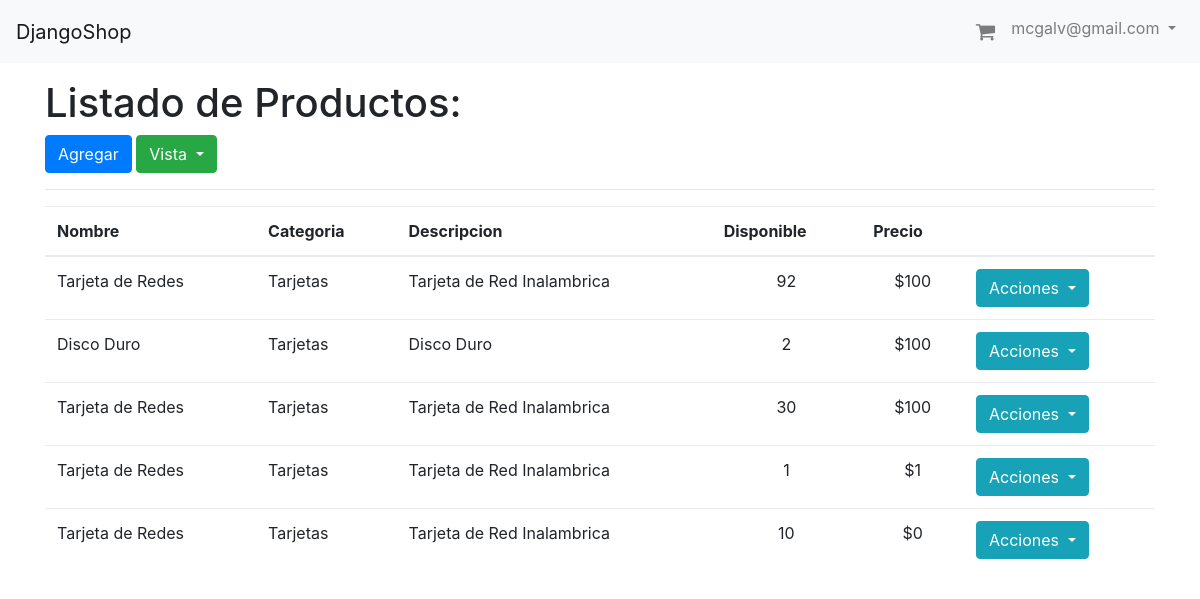
The page /listado (signed in) on the database as committed earlier.
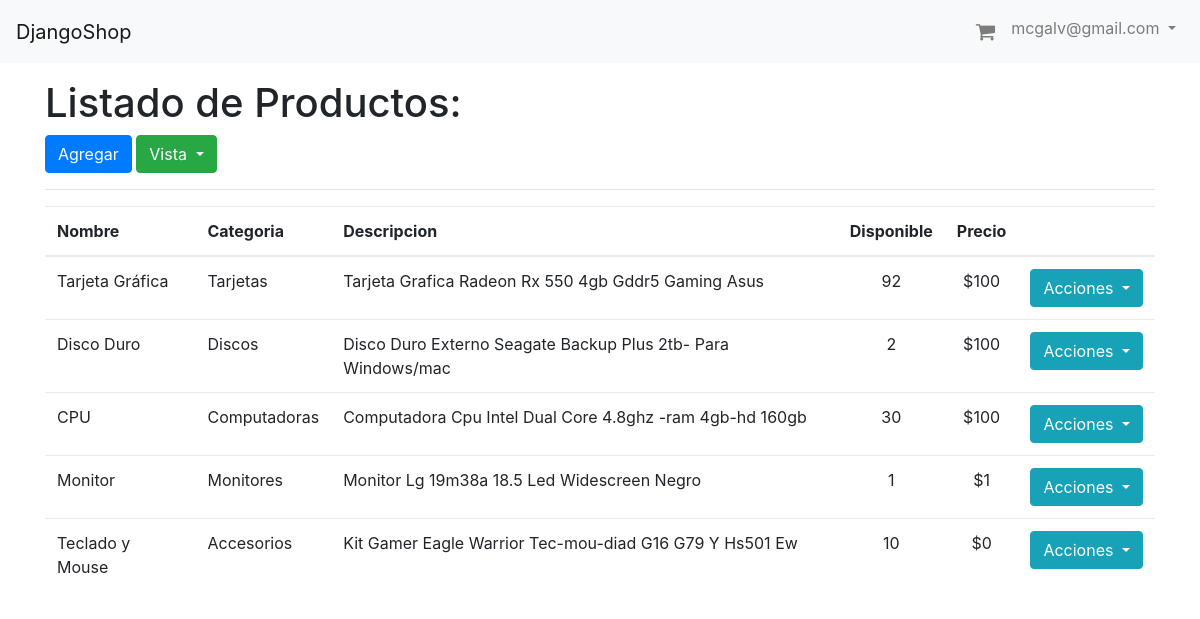
The same page on the database as committed later.
### productos/models.py (models this page shows, shortened)
class Producto(models.Model):
	nombre = models.CharField(max_length=255)
	precio = models.IntegerField(default=0)
	descripcion = models.CharField(max_length=255, default='')
	categoria = models.CharField(max_length=255, default='')
	cantidad = models.IntegerField(default=0)
	imagen = models.ImageField(upload_to='productos/imagenes', blank=True)
	def image_tag(self):
		if not self.imagen:
			return mark_safe('<img src="{}" width="150" height="150" />'.format(self.url()))
		return mark_safe('<a href="{}" target="_blank"><img src="{}" width="150" height="150" /></a>'.format(self.url(), self.url()))
	image_tag.short_description = 'Imagen'

### productos/views.py (the view)
# urls.py: url(r'^listado', views.listado, name="listado"),
@login_required
def listado(request):
	lista_productos = Producto.objects.all()
	data = {
		"lista" : lista_productos
	}
	return render(request, "productos/listado.html", data)

### productos/templates/productos/listado.html (shortened to what this page needs)
{% extends 'base.html' %}
{% block content %}
<div class="container">
<h1>Listado de Productos:</h1>
<div class="row">
	<div class="col">
		<a href="{% url 'nuevo' %}" class="btn btn-primary">Agregar</a>
		<div class="btn-group">
		  <button type="button" class="btn btn-success dropdown-toggle" data-toggle="dropdown" aria-haspopup="true" aria-expanded="false">
		    Vista
		  </button>
		</div>
	</div>
</div>
<hr>
<div class="row">
	<div class="col-12">
		<table class="table">
			<thead>
				<tr>
					<th>Nombre</th>
					<th>Categoria</th>
					<th>Descripcion</th>
					<th>Disponible</th>
					<th>Precio</th>
					<th></th>
				</tr>
			</thead>
			<tbody>
				{% for prod in lista %}
				<tr>
					<td>{{ prod.nombre }}</td>
					<td>{{ prod.categoria }}</td>
					<td>{{ prod.descripcion }}</td>
					<td class="text-center">{{ prod.cantidad }}</td>
					<td class="text-center">${{ prod.precio }} </td>
					<td>
						<div class="dropdown">
						  <button class="btn btn-info dropdown-toggle" type="button" id="dropdownMenuButton" data-toggle="dropdown" aria-haspopup="true" aria-expanded="false">
						    Acciones
						  </button>
						</div>
					</td>
				</tr>
				{% endfor %}
			</tbody>
		</table>
	</div>
</div>
</div>
{% endblock %}

Rows that differ between the two databases and show on the page:
changed Producto "Tarjetas": nombre "Tarjeta de Redes" → "Tarjeta Gráfica"; descripcion "Tarjeta de Red Inalambrica" → "Tarjeta Grafica Radeon Rx 550 4gb Gddr5 Gaming Asus"
changed Producto "Disco Duro": categoria "Tarjetas" → "Discos"; descripcion "Disco Duro" → "Disco Duro Externo Seagate Backup Plus 2tb- Para Windows/mac"
changed Producto: nombre "Tarjeta de Redes" → "CPU"; categoria "Tarjetas" → "Computadoras"; descripcion "Tarjeta de Red Inalambrica" → "Computadora Cpu Intel Dual Core 4.8ghz -ram 4gb-hd 160gb"
changed Producto: nombre "Tarjeta de Redes" → "Monitor"; categoria "Tarjetas" → "Monitores"; descripcion "Tarjeta de Red Inalambrica" → "Monitor Lg 19m38a 18.5 Led Widescreen Negro"
changed Producto: nombre "Tarjeta de Redes" → "Teclado y Mouse"; categoria "Tarjetas" → "Accesorios"; descripcion "Tarjeta de Red Inalambrica" → "Kit Gamer Eagle Warrior Tec-mou-diad G16 G79 Y Hs501 Ew"
